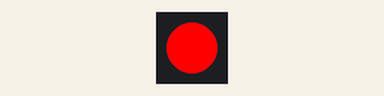
The sketch below on a simulated Arduino Uno, built with avr-gcc and run on an emulated ATmega328P. On the bench: 1 RGB LEDs in strip order, left to right.

Above: at 0.2 s.
At 1.7 s:
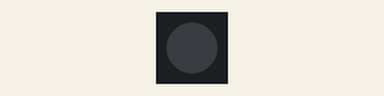
Timing chart, 0 to 3.0 s (numbered marks = the images above):
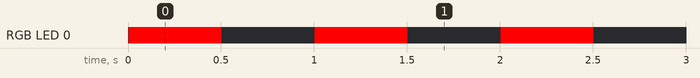

The sketch:

Blink.ino
```cpp
#include "FastLED.h"

// How many leds in your strip?
#define NUM_LEDS 1

// For led chips like Neopixels, which have a data line, ground, and power, you just
// need to define DATA_PIN.  For led chipsets that are SPI based (four wires - data, clock,
// ground, and power), like the LPD8806 define both DATA_PIN and CLOCK_PIN
#define DATA_PIN 3
#define CLOCK_PIN 13

// Define the array of leds
CRGB leds[NUM_LEDS];

void setup() {
      // Uncomment/edit one of the following lines for your leds arrangement.
      // FastLED.addLeds<TM1803, DATA_PIN, RGB>(leds, NUM_LEDS);
      // FastLED.addLeds<TM1804, DATA_PIN, RGB>(leds, NUM_LEDS);
      // FastLED.addLeds<TM1809, DATA_PIN, RGB>(leds, NUM_LEDS);
      // FastLED.addLeds<WS2811, DATA_PIN, RGB>(leds, NUM_LEDS);
      // FastLED.addLeds<WS2812, DATA_PIN, RGB>(leds, NUM_LEDS);
      // FastLED.addLeds<WS2812B, DATA_PIN, RGB>(leds, NUM_LEDS);
  	  FastLED.addLeds<NEOPIXEL, DATA_PIN>(leds, NUM_LEDS);
      // FastLED.addLeds<APA104, DATA_PIN, RGB>(leds, NUM_LEDS);
      // FastLED.addLeds<UCS1903, DATA_PIN, RGB>(leds, NUM_LEDS);
      // FastLED.addLeds<UCS1903B, DATA_PIN, RGB>(leds, NUM_LEDS);
      // FastLED.addLeds<GW6205, DATA_PIN, RGB>(leds, NUM_LEDS);
      // FastLED.addLeds<GW6205_400, DATA_PIN, RGB>(leds, NUM_LEDS);

      // FastLED.addLeds<WS2801, RGB>(leds, NUM_LEDS);
      // FastLED.addLeds<SM16716, RGB>(leds, NUM_LEDS);
      // FastLED.addLeds<LPD8806, RGB>(leds, NUM_LEDS);
      // FastLED.addLeds<P9813, RGB>(leds, NUM_LEDS);
      // FastLED.addLeds<APA102, RGB>(leds, NUM_LEDS);
      // FastLED.addLeds<DOTSTAR, RGB>(leds, NUM_LEDS);

      // FastLED.addLeds<WS2801, DATA_PIN, CLOCK_PIN, RGB>(leds, NUM_LEDS);
      // FastLED.addLeds<SM16716, DATA_PIN, CLOCK_PIN, RGB>(leds, NUM_LEDS);
      // FastLED.addLeds<LPD8806, DATA_PIN, CLOCK_PIN, RGB>(leds, NUM_LEDS);
      // FastLED.addLeds<P9813, DATA_PIN, CLOCK_PIN, RGB>(leds, NUM_LEDS);
      // FastLED.addLeds<APA102, DATA_PIN, CLOCK_PIN, RGB>(leds, NUM_LEDS);
      // FastLED.addLeds<DOTSTAR, DATA_PIN, CLOCK_PIN, RGB>(leds, NUM_LEDS);
}

void loop() {
  // Turn the LED on, then pause
  leds[0] = CRGB::Red;
  FastLED.show();
  delay(500);
  // Now turn the LED off, then pause
  leds[0] = CRGB::Black;
  FastLED.show();
  delay(500);
}
```

Measured:
- by itself, RGB LED 0: alternates RGB(255, 0, 0) for 0.50 s and off for 0.50 s
